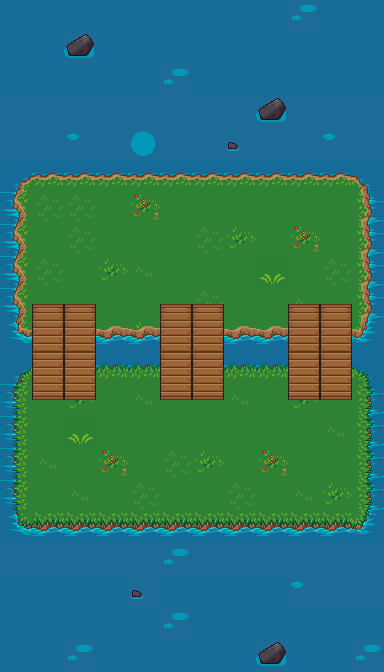

Tiled map render using the project's own tile images. Description and the map definition, with tile-layer contents summarised, below:
An orthogonal 12x21 tile map with 32x32 px tiles, 3 tile layers (background, foreground, bridges).

<map version="1.2" tiledversion="1.2.5" orientation="orthogonal" renderorder="right-down" width="12" height="21" tilewidth="32" tileheight="32" infinite="0" nextlayerid="15" nextobjectid="1">
 <tileset firstgid="1" source="terrain_atlas.tsx" />
 <layer id="12" name="background" width="12" height="21">
  <data>[252 cells, 252 non-empty, 21 distinct tile ids]</data>
 </layer>
 <layer id="13" name="foreground" width="12" height="21">
  <data>[252 cells, 44 non-empty, 11 distinct tile ids]</data>
 </layer>
 <layer id="14" name="bridges" width="12" height="21">
  <data>[252 cells, 24 non-empty, 3 distinct tile ids]</data>
 </layer>
</map>
